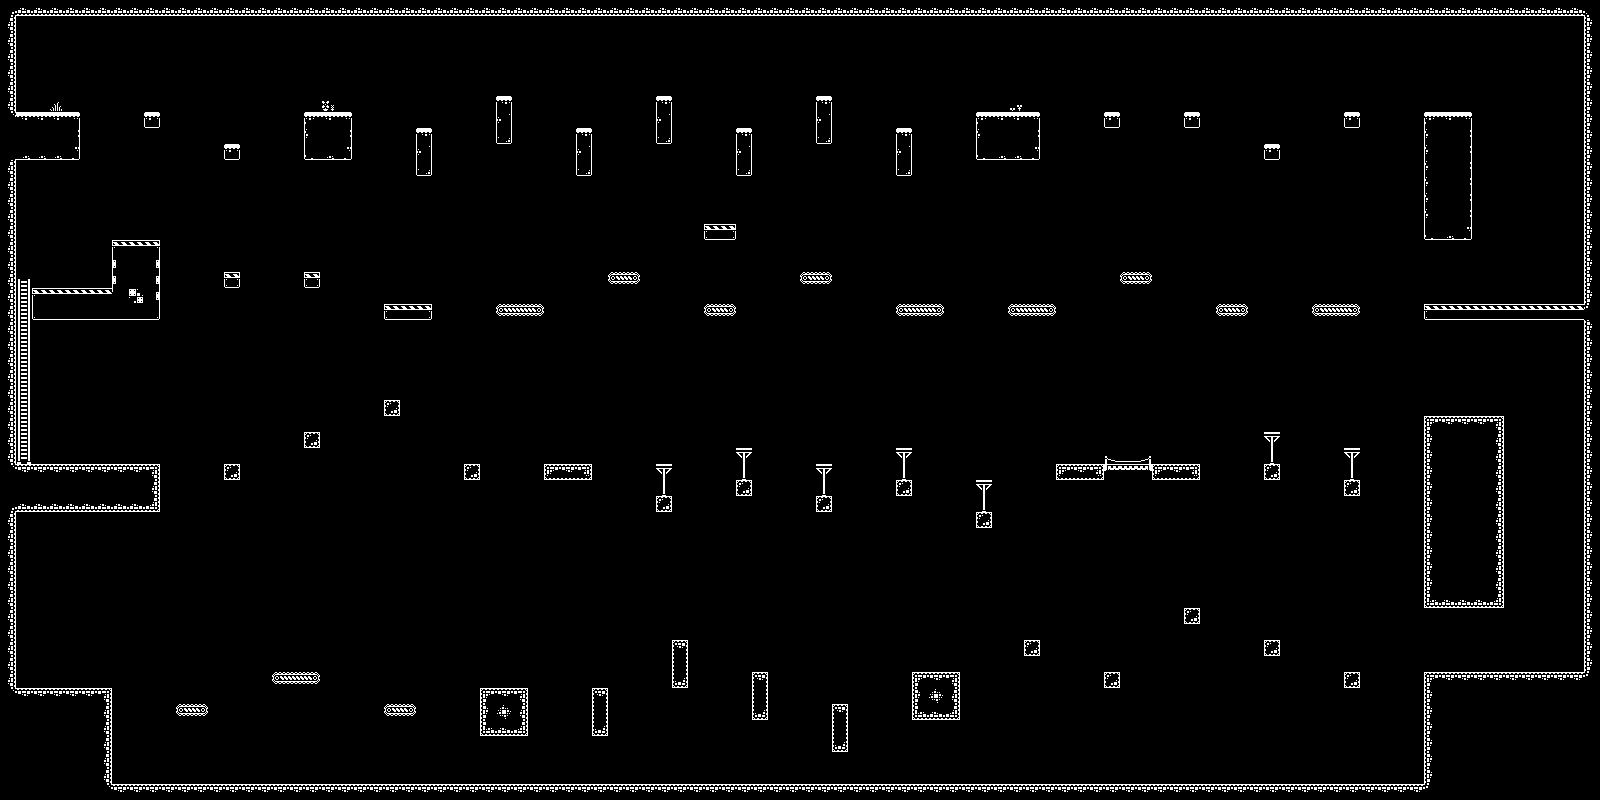

This is a level from a 2D game, rendered from its Tiled map with the project's own tilesets. A one-line summary and the map file follow, with tile-layer data summarised:
An orthogonal 100x50 tile map with 16x16 px tiles, 5 tile layers (decor, ground, death, stairs, ...) and 18 objects.

<map version="1.10" tiledversion="1.10.1" orientation="orthogonal" renderorder="right-down" width="100" height="50" tilewidth="16" tileheight="16" infinite="0" nextlayerid="17" nextobjectid="51">
 <editorsettings>
  <export format="json" />
 </editorsettings>
 <tileset firstgid="1" name="cave" tilewidth="16" tileheight="16" tilecount="400" columns="20">
  <image source="assets/monochrome_tilemap_transparent_packed.png" width="320" height="320" />
 </tileset>
 <layer id="8" name="decor" width="100" height="50" locked="1">
  <data>[5000 cells, 6 non-empty, 6 distinct tile ids]</data>
 </layer>
 <layer id="1" name="ground" width="100" height="50" locked="1">
  <data>[5000 cells, 459 non-empty, 54 distinct tile ids]</data>
 </layer>
 <layer id="4" name="death" width="100" height="50" locked="1">
  <data>[5000 cells, 82 non-empty, 1 distinct tile ids]</data>
 </layer>
 <layer id="3" name="stairs" width="100" height="50" locked="1">
  <data>[5000 cells, 13 non-empty, 4 distinct tile ids]</data>
 </layer>
 <layer id="2" name="groundhard" width="100" height="50" locked="1">
  <data>[5000 cells, 48 non-empty, 4 distinct tile ids]</data>
 </layer>
 <objectgroup id="14" name="lifes" locked="1">
  <object id="30" gid="41" x="1440" y="112.667" width="16" height="16" />
  <object id="34" gid="41" x="1456" y="416" width="16" height="16" />
 </objectgroup>
 <objectgroup id="15" name="coins" locked="1">
  <object id="35" gid="22" x="416" y="129" width="16" height="16" />
  <object id="36" gid="22" x="576" y="128" width="16" height="16" />
  <object id="37" gid="22" x="737" y="129" width="16" height="16" />
  <object id="38" gid="22" x="897" y="129" width="16" height="16" />
  <object id="39" gid="22" x="1329" y="304" width="16" height="16" />
  <object id="40" gid="22" x="1025" y="305" width="16" height="16" />
  <object id="41" gid="22" x="713" y="225" width="16" height="16" />
  <object id="42" gid="22" x="129" y="240" width="16" height="16" />
  <object id="43" gid="22" x="384" y="399" width="16" height="16" />
  <object id="44" gid="22" x="816" y="464" width="16" height="16" />
  <object id="45" gid="22" x="1345" y="449" width="16" height="16" />
  <object id="46" gid="22" x="1185" y="607" width="16" height="16" />
  <object id="47" gid="22" x="832" y="703" width="16" height="16" />
  <object id="48" gid="22" x="673" y="640" width="16" height="16" />
  <object id="49" gid="22" x="288" y="672" width="16" height="16" />
 </objectgroup>
 <objectgroup id="16" name="exit" locked="1">
  <object id="50" gid="60" x="32" y="687" width="16" height="16" />
 </objectgroup>
</map>